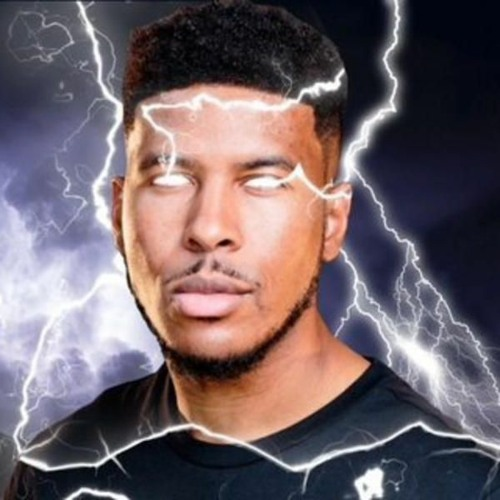
#> input picture PaintTests/LoveYourSelf.jpg, 500 x 500 px
$ python -i image_processing.py   (imports and definitions only)
#> lines starting #> are read from the running program, lines starting #| are printed output that depends on the picture; after the words box and inside, x2 and y2 are one past the last pixel; in counts of white or black regions, pixels touching at a corner belong together
"""Image fitting, cropping, transparency handling, and color quantization."""

from __future__ import annotations

from math import ceil, floor, sqrt
from pathlib import Path
from typing import TypeAlias

import numpy as np
from PIL import Image, ImageOps

from .models import (
    BackgroundRemovalScope,
    CropAlignment,
    ImageProcessOptions,
    ProcessedImage,
    RGBColor,
    ScaleMode,
    SharpenMode,
    TransparencyMode,
)


ImageSource: TypeAlias = str | Path | Image.Image

# The longest possible distance between two RGB colors, which turns a
# background tolerance percentage into a concrete color distance.
_MAX_RGB_DISTANCE = sqrt(3.0) * 255.0

# Alpha above this counts as opaque when alpha fill is off, so a pixel that is
# more there than not gets painted and the rest of the soft edge is dropped.
OPAQUE_ALPHA_CUTOFF = 127

# How the smart scope differs from matching one flat color, in three numbers.
#
# A real backdrop is rarely one color: a studio sweep is a gradient, a photo
# has a vignette, and a JPEG has ringing along every edge.  Averaging all of
# that into a single key matches the middle of the range and neither end, so
# several keys are read off instead and every pixel is measured against the
# nearest of them.
_SUBJECT_KEY_COLORS = 4

# The keys are voted for from a band rather than the one-pixel ring, because a
# single ring of a noisy backdrop is a small and unrepresentative sample.
_SUBJECT_BORDER_DEPTH = 3

# Seeds have to match a key strictly; what a seed then spreads into only has
# to be plausible.  That is what carries a fill from one end of a gradient to
# the other without the tolerance having to be wide enough to reach the
# subject from the start - but it is also how a fill leaks, so the growth band
# stays narrow enough that an ordinary subject sits outside it.  There is a
# cliff rather than a slope here: widen it far enough to reach the subject and
# the fill does not take a little more of the picture, it takes all of it.
_SUBJECT_GROWTH = 1.5

# The last pixel or two before the background is a blend of the two, so it
# matches neither and gets painted as a halo around the subject.  Those pixels
# are allowed a much looser match, precisely because being within two pixels
# of removed background is itself most of the evidence.
_FRINGE_GROWTH = 3.0
_FRINGE_PASSES = 2

# Unsharp-mask strength per sharpen mode: how much of the difference between
# a cell and its blurred surroundings is added back.  The game's bilinear
# magnification of the sign is about a one-texel blur, so the mask uses a
# one-cell radius, and Light at 0.6 restores roughly the contrast that blur
# costs a line without ringing.  Strong goes past that for line art that
# should bite, at the price of a faint light halo beside dark lines.
SHARPEN_AMOUNTS: dict[SharpenMode, float] = {
    SharpenMode.OFF: 0.0,
    SharpenMode.LIGHT: 0.6,
    SharpenMode.STRONG: 1.2,
}
_SHARPEN_RADIUS = 1.0

# Where each Fill alignment anchors the kept region, as ``ImageOps.fit``
# centering fractions.  Shared with the GUI so its canvas overlay and the
# resampler can never disagree about which part of the source survives.
CROP_CENTERING: dict[CropAlignment, tuple[float, float]] = {
    CropAlignment.CENTER: (0.5, 0.5),
    CropAlignment.TOP: (0.5, 0.0),
    CropAlignment.BOTTOM: (0.5, 1.0),
    CropAlignment.LEFT: (0.0, 0.5),
    CropAlignment.RIGHT: (1.0, 0.5),
}


# [17 lines left out: function crop_centering, not called in this run]


try:
    _LANCZOS = Image.Resampling.LANCZOS
    _NEAREST = Image.Resampling.NEAREST
    _DITHER_NONE = Image.Dither.NONE
    _DITHER_FS = Image.Dither.FLOYDSTEINBERG
    _MAXCOVERAGE = Image.Quantize.MAXCOVERAGE
except AttributeError:  # Pillow < 9.1
    _LANCZOS = Image.LANCZOS
    _NEAREST = Image.NEAREST
    _DITHER_NONE = Image.NONE
    _DITHER_FS = Image.FLOYDSTEINBERG
    _MAXCOVERAGE = Image.MAXCOVERAGE


def _validate_size(size: tuple[int, int], label: str) -> None:
    if len(size) != 2 or size[0] <= 0 or size[1] <= 0:
        raise ValueError(f"{label} dimensions must be positive")


def _validate_color(color: RGBColor | None, label: str) -> None:
    if color is None:
        return
    if len(color) != 3 or any(not 0 <= int(channel) <= 255 for channel in color):
        raise ValueError(f"{label} must contain three channels in the range 0..255")


def _enum_key(value: object) -> str:
    raw = value.value if hasattr(value, "value") else value
    return str(raw).strip().lower().replace("-", "_").replace(" ", "_")


# [98 lines left out: functions _scale_mode, _alignment, _sharpen_mode, _transparency_mode, load_image, calculate_fit_size and 2 more, not called in this run]


# sRGB transfer function.  Resampling has to happen in linear light: averaging
# gamma-encoded values weighs perceptual codes instead of photons, which lands a
# heavy downscale of a detailed photo about twenty RGB levels dark.
def _srgb_to_linear(values: np.ndarray) -> np.ndarray:
    return np.where(
        values <= 0.04045, values / 12.92, ((values + 0.055) / 1.055) ** 2.4
    ).astype(np.float32)


# [7 lines left out: function _linear_to_srgb, not called in this run]


# Decoding always starts from an 8-bit channel, so the transfer function is a
# 256-entry lookup instead of a fractional power over every pixel of a photo.
_SRGB_TO_LINEAR = _srgb_to_linear(np.arange(256, dtype=np.float32) / 255.0)


# [200 lines left out: functions fill_crop_box, _resample, _scale_layer, scale_image, not called in this run]


def _removal_scope(value: BackgroundRemovalScope | str) -> BackgroundRemovalScope:
    aliases = {
        "subject": BackgroundRemovalScope.SUBJECT,
        "smart": BackgroundRemovalScope.SUBJECT,
        "connected": BackgroundRemovalScope.CONNECTED,
        "edges": BackgroundRemovalScope.CONNECTED,
        "touching": BackgroundRemovalScope.CONNECTED,
        "everywhere": BackgroundRemovalScope.EVERYWHERE,
        "anywhere": BackgroundRemovalScope.EVERYWHERE,
        "all": BackgroundRemovalScope.EVERYWHERE,
    }
    try:
        return aliases[_enum_key(value)]
    except KeyError as exc:
        raise ValueError(f"Unknown background removal scope: {value!r}") from exc


def _resolved_mask(image: Image.Image, paint_mask: np.ndarray | None) -> np.ndarray:
    if paint_mask is None:
        return np.asarray(image.convert("RGBA"), dtype=np.uint8)[:, :, 3] > 0
    mask = np.asarray(paint_mask, dtype=np.bool_)
    if mask.shape != (image.height, image.width):
        raise ValueError("Paint mask dimensions must match the image")
    return mask


def _painted_border(paint_mask: np.ndarray, depth: int = 1) -> np.ndarray:
    """A ring ``depth`` pixels deep around the painted area's bounding box.

    Fit leaves unpainted bars around the artwork, so the canvas edge is not
    always where the background starts.  Working from the painted bounding box
    means one ring serves letterboxed, cropped, and stretched layouts alike.

    A deeper band is a larger and steadier sample of a noisy backdrop, so it
    is what the smart scope votes on; it is held to a quarter of the artwork
    on each side so that it can never swallow what it is meant to ring.
    """

    border = np.zeros(paint_mask.shape, dtype=np.bool_)
    rows = np.flatnonzero(np.any(paint_mask, axis=1))
    columns = np.flatnonzero(np.any(paint_mask, axis=0))
    if rows.size == 0 or columns.size == 0:
        return border
    top, bottom = int(rows[0]), int(rows[-1])
    left, right = int(columns[0]), int(columns[-1])
    depth = max(
        1,
        min(int(depth), (bottom - top) // 4 + 1, (right - left) // 4 + 1),
    )
    border[top : top + depth, left : right + 1] = True
    border[bottom - depth + 1 : bottom + 1, left : right + 1] = True
    border[top : bottom + 1, left : left + depth] = True
    border[top : bottom + 1, right - depth + 1 : right + 1] = True
    return border & paint_mask


def detect_background_colors(
    image: Image.Image,
    paint_mask: np.ndarray | None = None,
    *,
    limit: int = 1,
    depth: int = 1,
    share: float = 0.05,
) -> list[RGBColor]:
    """Guess the background from the colors ringing the painted artwork.

    Edge pixels are bucketed coarsely before voting so a noisy or JPEG-blurred
    backdrop still lands in one bucket; each winning bucket then reports the
    average of its real colors rather than a quantized stand-in.

    ``limit`` is how many colors may be returned, most popular first.  One is
    right for a flat backdrop, but a gradient or a vignette is genuinely
    several colors and averaging them produces one that matches the middle of
    the range and neither end.  A runner-up has to hold ``share`` of the
    sampled band to count, so a subject clipping the edge does not become a
    background color in its own right.
    """

    mask = _resolved_mask(image, paint_mask)
    border = _painted_border(mask, depth)
    samples = np.asarray(image.convert("RGB"), dtype=np.uint8)[border]
    if samples.size == 0:
        return []
    buckets = samples >> 4
    packed = (
        (buckets[:, 0].astype(np.int32) << 8)
        | (buckets[:, 1].astype(np.int32) << 4)
        | buckets[:, 2].astype(np.int32)
    )
    values, counts = np.unique(packed, return_counts=True)
    ranked = np.argsort(counts)[::-1][: max(1, int(limit))]
    floor = max(1, int(float(share) * samples.shape[0]))
    colors: list[RGBColor] = []
    for index in ranked:
        if colors and int(counts[index]) < floor:
            break
        average = samples[packed == values[index]].mean(axis=0)
        red, green, blue = (int(round(float(channel))) for channel in average)
        colors.append((red, green, blue))
    return colors


# [7 lines left out: function detect_background_color, not called in this run]


def _fill_runs(similar: np.ndarray, seeded: np.ndarray) -> np.ndarray:
    """Grow seeds across every horizontal run of ``similar`` that they touch.

    Filling whole runs at once is what keeps the flood fill affordable: a plain
    one-pixel dilation needs a pass for every pixel of travel, while alternating
    row and column runs crosses an open background in a handful of passes.
    """

    height, width = similar.shape
    flat = np.ascontiguousarray(similar).reshape(-1)
    previous = np.empty_like(flat)
    previous[0] = False
    previous[1:] = flat[:-1]
    row_start = np.zeros(flat.size, dtype=np.bool_)
    row_start[::width] = True
    starts = flat & (row_start | ~previous)
    run_count = int(starts.sum())
    if run_count == 0:
        return seeded
    run_index = np.cumsum(starts) - 1
    touched = np.zeros(run_count, dtype=np.bool_)
    seeds_flat = np.ascontiguousarray(seeded).reshape(-1) & flat
    touched[run_index[seeds_flat]] = True
    filled = flat & touched[np.clip(run_index, 0, run_count - 1)]
    return filled.reshape(height, width) | seeded


def _connected_region(similar: np.ndarray, seeds: np.ndarray) -> np.ndarray:
    """Every ``similar`` pixel reachable from a seed along rows and columns."""

    filled = similar & seeds
    if not filled.any():
        return filled
    transposed = np.ascontiguousarray(similar.T)
    previous = -1
    # Row/column passes settle an open background almost immediately; the cap
    # only stops a pathological maze-shaped region from spinning forever.
    for _ in range(256):
        count = int(filled.sum())
        if count == previous:
            break
        previous = count
        filled = _fill_runs(similar, filled)
        filled = _fill_runs(transposed, np.ascontiguousarray(filled.T)).T
    return np.ascontiguousarray(filled)


def _grown(mask: np.ndarray) -> np.ndarray:
    """The mask plus every pixel sharing an edge with it."""

    grown = mask.copy()
    grown[1:, :] |= mask[:-1, :]
    grown[:-1, :] |= mask[1:, :]
    grown[:, 1:] |= mask[:, :-1]
    grown[:, :-1] |= mask[:, 1:]
    return grown


def _neighbour_min(values: np.ndarray, valid: np.ndarray) -> np.ndarray:
    """The smallest value among each pixel's four neighbours, ``valid`` only.

    A pixel with no valid neighbour at all reports infinity, which is the
    honest answer and happens to be the one that lets an isolated speck go.
    """

    filled = np.where(valid, values, np.inf).astype(np.float32)
    best = np.full(values.shape, np.inf, dtype=np.float32)
    best[1:, :] = np.minimum(best[1:, :], filled[:-1, :])
    best[:-1, :] = np.minimum(best[:-1, :], filled[1:, :])
    best[:, 1:] = np.minimum(best[:, 1:], filled[:, :-1])
    best[:, :-1] = np.minimum(best[:, :-1], filled[:, 1:])
    return best


def _key_distance(rgb: np.ndarray, keys: list[RGBColor]) -> np.ndarray:
    """How far every pixel is from the nearest of the background colors."""

    nearest: np.ndarray | None = None
    for key in keys:
        difference = (rgb - np.asarray(key, dtype=np.int16)).astype(np.float32)
        distance = np.sqrt(np.einsum("ijk,ijk->ij", difference, difference))
        nearest = distance if nearest is None else np.minimum(nearest, distance)
    assert nearest is not None  # keys is never empty here
    return nearest


def _subject_background(
    mask: np.ndarray, distance: np.ndarray, limit: float
) -> np.ndarray:
    """Separate backdrop from subject by growing a strict match into a loose one.

    One tolerance has to be two different things at once: tight enough not to
    reach the subject, and wide enough to cover a backdrop that is a gradient,
    a vignette, or a field of JPEG ringing.  It cannot be both, which is why a
    flat match either leaves a mottled backdrop half painted or eats into the
    artwork.

    So the tolerance is only used to decide where the background certainly is.
    From those seeds the region spreads through anything merely plausible, and
    only through pixels it can actually reach from outside the artwork - which
    is what keeps an enclosed pocket of the same color, the hole in an O or a
    white eye, painted.  A last two pixels of much looser growth follow the
    boundary itself, where the halo lives: a pixel that is a blend of subject
    and backdrop matches neither, so it is judged against what it is attached
    to instead of against the tolerance.  A blend sits partway along a ramp
    into the background, so it is closer to the background than the artwork
    behind it is; the outer pixels of a genuinely pale subject are no closer
    than the rest of that subject, and stay.
    """

    strong = mask & (distance <= limit)
    weak = mask & (distance <= min(limit * _SUBJECT_GROWTH, _MAX_RGB_DISTANCE))
    seeds = strong & _painted_border(mask, _SUBJECT_BORDER_DEPTH)
    removed = _connected_region(weak, seeds)
    if not removed.any():
        return removed
    fringe = (
        mask
        & ~removed
        & (distance <= min(limit * _FRINGE_GROWTH, _MAX_RGB_DISTANCE))
    )
    for _ in range(_FRINGE_PASSES):
        inward = _neighbour_min(distance, mask & ~removed)
        touching = fringe & ~removed & _grown(removed) & (distance < inward)
        if not touching.any():
            break
        removed = removed | touching
    return removed


def background_mask(
    image: Image.Image,
    paint_mask: np.ndarray | None = None,
    *,
    color: RGBColor | None = None,
    tolerance: float = 12.0,
    scope: BackgroundRemovalScope | str = BackgroundRemovalScope.SUBJECT,
) -> np.ndarray:
    """Return the painted pixels that count as background for ``color``.

    ``tolerance`` is a percentage of the longest possible RGB distance, so 0
    matches a single exact color and 100 matches everything.  ``color=None``
    reads the key color off the artwork edges - several of them under the
    smart scope, which measures each pixel against whichever is nearest.
    """

    _validate_color(color, "Background removal color")
    if not 0.0 <= float(tolerance) <= 100.0:
        raise ValueError("Background removal tolerance must be between 0 and 100")
    resolved_scope = _removal_scope(scope)
    mask = _resolved_mask(image, paint_mask)
    empty = np.zeros(mask.shape, dtype=np.bool_)
    if not mask.any():
        return empty
    smart = resolved_scope is BackgroundRemovalScope.SUBJECT
    if color is not None:
        keys = [color]
    elif smart:
        keys = detect_background_colors(
            image,
            mask,
            limit=_SUBJECT_KEY_COLORS,
            depth=_SUBJECT_BORDER_DEPTH,
        )
    else:
        detected = detect_background_color(image, mask)
        keys = [] if detected is None else [detected]
    if not keys:
        return empty

    rgb = np.asarray(image.convert("RGB"), dtype=np.int16)
    distance = _key_distance(rgb, keys)
    limit = float(tolerance) / 100.0 * _MAX_RGB_DISTANCE
    if smart:
        return _subject_background(mask, distance, limit)
    similar = mask & (distance <= limit)
    if resolved_scope is BackgroundRemovalScope.EVERYWHERE:
        return similar
    return _connected_region(similar, _painted_border(mask))


def remove_background(
    image: Image.Image,
    paint_mask: np.ndarray | None = None,
    *,
    color: RGBColor | None = None,
    tolerance: float = 12.0,
    scope: BackgroundRemovalScope | str = BackgroundRemovalScope.SUBJECT,
) -> tuple[Image.Image, np.ndarray]:
    """Drop background pixels from the paint mask so Rust never paints them."""

    mask = _resolved_mask(image, paint_mask)
    removed = background_mask(
        image, mask, color=color, tolerance=tolerance, scope=scope
    )
    if not removed.any():
        return image, mask
    remaining = mask & ~removed
    array = np.asarray(image.convert("RGBA"), dtype=np.uint8).copy()
    array[:, :, 3] = np.where(remaining, array[:, :, 3], 0)
    return Image.fromarray(array, mode="RGBA"), remaining


# Hue is meaningless for a near-neutral color: five levels of channel spread on
# a near-white pixel swing it by nearly 180 degrees.  Median cut happily spends
# several palette slots on such pixels, and each one then gets a fully saturated
# hue click that only a click one or two pixels from the edge of the saturation
# box pulls back, so any calibration slack there paints visible pastel speckle.
# Four percent is about ten levels of spread on white - invisible on screen, and
# well under any deliberate pastel.
_NEUTRAL_SATURATION_LIMIT = 0.04


# [288 lines left out: functions _snap_near_neutrals, _median_cut_colors, quantize_image, is_reduction, _gaussian_blur, sharpen_image and 1 more, not called in this run]


# Useful naming aliases for callers and tests.
fit_size = calculate_fit_size
fill_size = calculate_fill_size
resize_image = scale_image


__all__ = [
    "CROP_CENTERING",
    "ImageSource",
    "OPAQUE_ALPHA_CUTOFF",
    "background_mask",
    "calculate_fill_size",
    "calculate_fit_size",
    "calculate_scaled_size",
    "crop_centering",
    "detect_background_color",
    "detect_background_colors",
    "fill_crop_box",
    "fill_size",
    "fit_size",
    "load_image",
    "SHARPEN_AMOUNTS",
    "is_reduction",
    "process_image",
    "quantize_image",
    "remove_background",
    "resize_image",
    "scale_image",
    "sharpen_image",
]

>>> from PIL import Image
>>> picture = Image.open('../PaintTests/LoveYourSelf.jpg')
#> picture is the input picture: PIL image 500x500 RGB; mean R, G, B 112.4, 98.3, 103.4
>>> result = remove_background(picture)
#> in _painted_border, `rows = np.flatnonzero(np.any(paint_mask, axis=1))`: rows = 500 values from 0 to 499
#> in _painted_border, `top, bottom = int(rows[0]), int(rows[-1])`: top = 0; bottom = 499
#> in _painted_border, `left, right = int(columns[0]), int(columns[-1])`: left = 0; right = 499
#> in _painted_border, `depth = max( 1, min(int(depth), (bottom - top) // 4 + 1, (right - left..`: depth = 3
#> in _painted_border, `return border & paint_mask`:
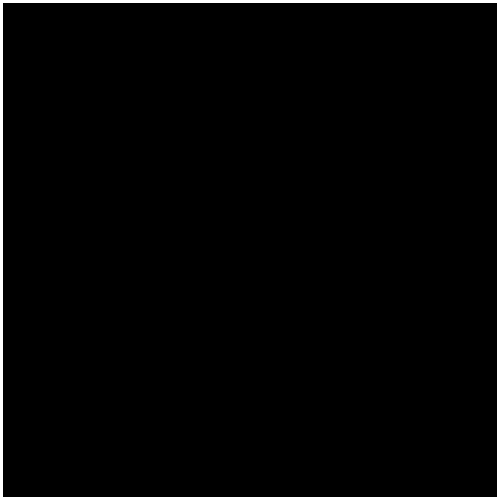
#> returned value: shape (500, 500) bool; 2.4% white; 1 white region, box (x1, y1, x2, y2) and area: (0, 0, 500, 500) 5964
#> in detect_background_colors, `packed = ( (buckets[:, 0].astype(np.int32) << 8) | (buckets[:, 1].asty..`: packed = 5964 values, max 4095 at index 395, min 0 at index 212, mean 896.9
#> in detect_background_colors, `values, counts = np.unique(packed, return_counts=True)`: values = 122 values from 0 to 4095; counts = 122 values, max 1156 at index 1, min 1 at index 2, mean 48.89
#> in detect_background_colors, `ranked = np.argsort(counts)[::-1][: max(1, int(limit))]`: ranked = [1, 10, 13, 29]
#> the loop in detect_background_colors, `for index in ranked:` made 4 passes
#> (index, average, red, green, blue) on passes 2 to 3: (10, [20.14, 23.91, 38.24], 20, 24, 38), (13, [25.51, 37.3, 54.55], 26, 37, 55)
#> after the loop in detect_background_colors, `for index in ranked:`: colors = [(4, 7, 19), (20, 24, 38), (26, 37, 55)]
#> the loop in _key_distance, `for key in keys:` made 3 passes
#> pass 1, in _key_distance, `distance = np.sqrt(np.einsum("ijk,ijk->ij", difference, difference))`:
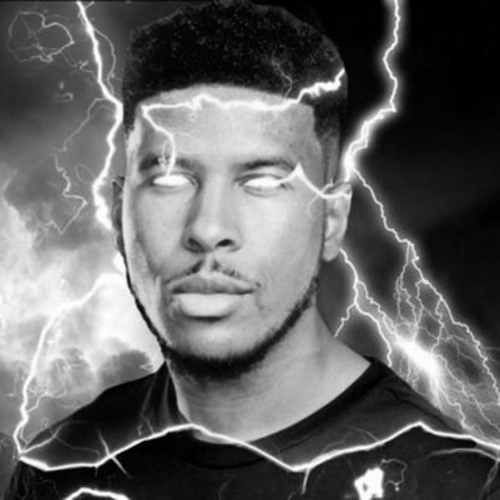
#> distance: shape (500, 500) float32; min 1, max 424.5, mean 167.8; drawn with min black and max white
#> after the loop in _key_distance, `for key in keys:`:
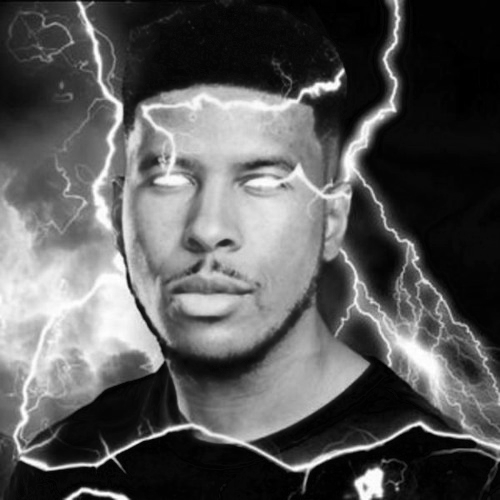
#> nearest: shape (500, 500) float32; min 0, max 374.1, mean 130.8; drawn with min black and max white
#> in _subject_background, `strong = mask & (distance <= limit)`:
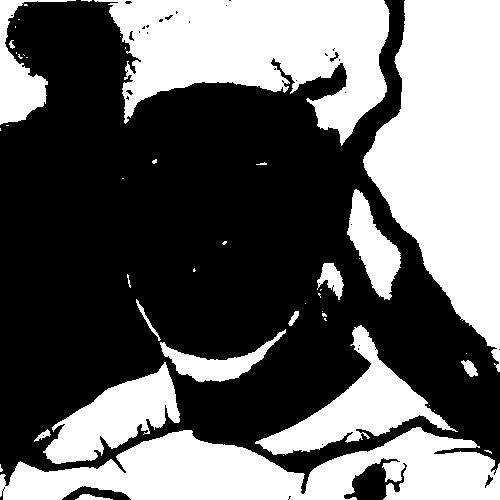
#> strong: shape (500, 500) bool; 40.6% white; 46 white regions (30 under 20 px), largest, box (x1, y1, x2, y2) and area: (363, 0, 500, 372) 31885, (94, 0, 390, 146) 24834, (0, 427, 500, 500) 21519
#> in _subject_background, `weak = mask & (distance <= min(limit * _SUBJECT_GROWTH, _MAX_RGB_DISTA..`:
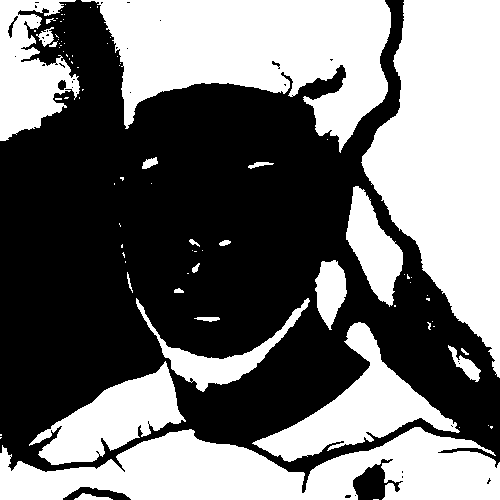
#> weak: shape (500, 500) bool; 45.7% white; 84 white regions (61 under 20 px), largest, box (x1, y1, x2, y2) and area: (361, 0, 500, 378) 32697, (81, 0, 391, 153) 26850, (0, 427, 500, 500) 22459
#> in _subject_background, `seeds = strong & _painted_border(mask, _SUBJECT_BORDER_DEPTH)`:
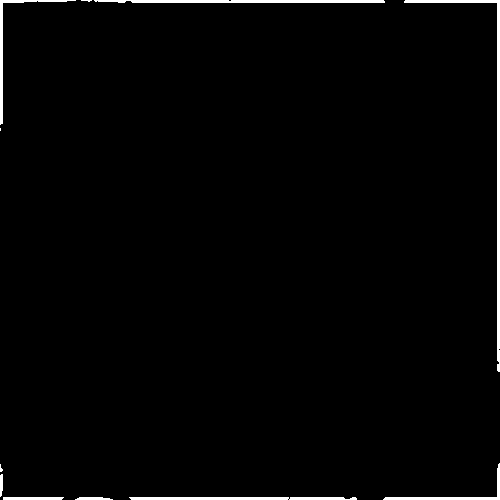
#> seeds: shape (500, 500) bool; 1.7% white; 11 white regions (3 under 20 px), largest, box (x1, y1, x2, y2) and area: (404, 0, 500, 372) 1387, (94, 0, 385, 3) 832, (129, 497, 357, 500) 664
#> the loop in _connected_region, `for _ in range(256):` made 8 passes
#> count on passes 1 to 7: 4223, 84065, 88687, 88718, 88727, 88729, 88730
#> (the rest of the program and of its run is left out)
